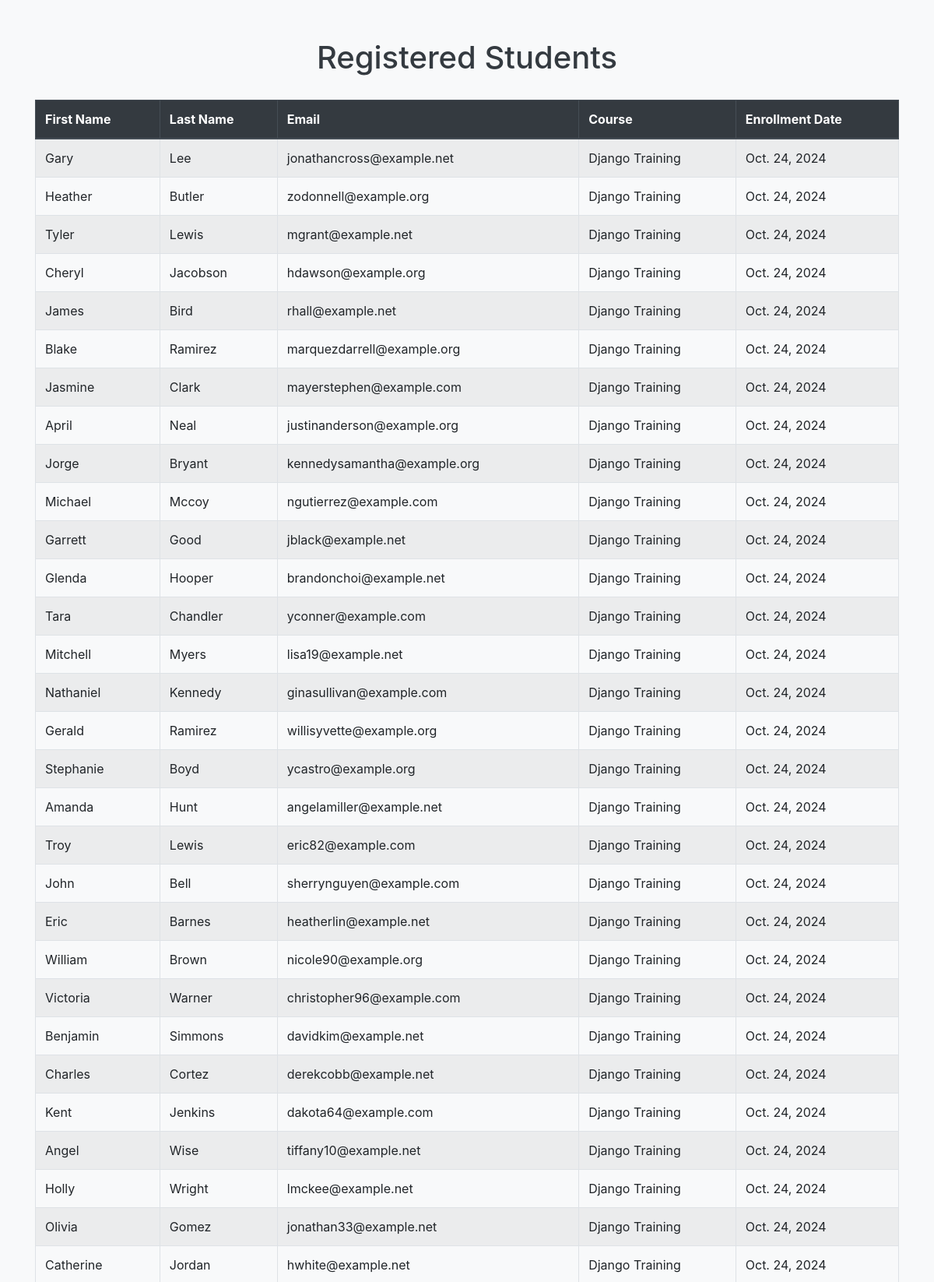
The app's page /Student_table/ (upper part) with its own data.
### carrerbridge_django_app1/models.py (models this page shows)
class Student(models.Model):
    first_name=models.CharField(max_length=30)
    last_name=models.CharField(max_length=30)
    email=models.EmailField(unique=True)
    course_name=models.CharField(default="Django Training",max_length=50)
    enrollment_date=models.DateField(auto_now_add=True)

### carrerbridge_django_app1/views.py (the view)
# urls.py: path('Student_table/',views.student_table,name='Student_table'),
def student_table(request):
    student=Student.objects.all()
    return render(request,'carrerbridge_django_app1/student_table.html',{'students':student})

### templates/carrerbridge_django_app1/student_table.html (shortened to what this page needs)
<!doctype html>
<html lang="en">
  <head>
    <link rel="stylesheet" href="https://cdn.jsdelivr.net/npm/bootstrap@4.6.2/dist/css/bootstrap.min.css">
  </head>
  <body>
  <div class="container">
      <h1>Registered Students</h1>
      <table class="table table-bordered table-hover table-striped">
        <thead class="thead-dark">
            <tr>
               <th scope="col">First Name</th>
               <th scope="col">Last Name</th>
               <th scope="col">Email</th>
               <th scope="col">Course</th>
               <th scope="col">Enrollment Date</th>
            </tr>
        </thead>
        <tbody>
            {% for student in students %}
             <tr>
                 <td>{{ student.first_name}}</td>
                 <td>{{ student.last_name}}</td>
                 <td>{{ student.email}}</td>
                 <td>{{ student.course_name}}</td>
                 <td>{{ student.enrollment_date}}</td>
             </tr>
             {% empty %}
             <tr>
                 <td colspan="5" class="text-center"> No students registered yet.</td>
             </tr>
             {% endfor %}
        </tbody>
      </table>
  </div>
  </body>
</html>

### templates/carrerbridge_django_app1/student_table.html (style rules this page uses)
body { background-color:#f8f9fa; }
.container { margin-top:50px; }
h1 { text-align: center; margin-bottom:30px; color: #343a40; }

### records on screen
Student: first_name "Gary", last_name "Lee", email "jonathancross@example.net", course_name "Django Training", enrollment_date "Oct. 24, 2024"
Student: first_name "Heather", last_name "Butler", email "zodonnell@example.org", course_name "Django Training", enrollment_date "Oct. 24, 2024"
Student: first_name "Tyler", last_name "Lewis", email "mgrant@example.net", course_name "Django Training", enrollment_date "Oct. 24, 2024"
Student: first_name "Cheryl", last_name "Jacobson", email "hdawson@example.org", course_name "Django Training", enrollment_date "Oct. 24, 2024"
Student: first_name "James", last_name "Bird", email "rhall@example.net", course_name "Django Training", enrollment_date "Oct. 24, 2024"
Student: first_name "Blake", last_name "Ramirez", email "marquezdarrell@example.org", course_name "Django Training", enrollment_date "Oct. 24, 2024"
Student: first_name "Jasmine", last_name "Clark", email "mayerstephen@example.com", course_name "Django Training", enrollment_date "Oct. 24, 2024"
Student: first_name "April", last_name "Neal", email "justinanderson@example.org", course_name "Django Training", enrollment_date "Oct. 24, 2024"
Student: first_name "Jorge", last_name "Bryant", email "kennedysamantha@example.org", course_name "Django Training", enrollment_date "Oct. 24, 2024"
Student: first_name "Michael", last_name "Mccoy", email "ngutierrez@example.com", course_name "Django Training", enrollment_date "Oct. 24, 2024"
Student: first_name "Garrett", last_name "Good", email "jblack@example.net", course_name "Django Training", enrollment_date "Oct. 24, 2024"
Student: first_name "Glenda", last_name "Hooper", email "brandonchoi@example.net", course_name "Django Training", enrollment_date "Oct. 24, 2024"
Student: first_name "Tara", last_name "Chandler", email "yconner@example.com", course_name "Django Training", enrollment_date "Oct. 24, 2024"
Student: first_name "Mitchell", last_name "Myers", email "lisa19@example.net", course_name "Django Training", enrollment_date "Oct. 24, 2024"
Student: first_name "Nathaniel", last_name "Kennedy", email "ginasullivan@example.com", course_name "Django Training", enrollment_date "Oct. 24, 2024"
Student: first_name "Gerald", last_name "Ramirez", email "willisyvette@example.org", course_name "Django Training", enrollment_date "Oct. 24, 2024"
Student: first_name "Stephanie", last_name "Boyd", email "ycastro@example.org", course_name "Django Training", enrollment_date "Oct. 24, 2024"
Student: first_name "Amanda", last_name "Hunt", email "angelamiller@example.net", course_name "Django Training", enrollment_date "Oct. 24, 2024"
Student: first_name "Troy", last_name "Lewis", email "eric82@example.com", course_name "Django Training", enrollment_date "Oct. 24, 2024"
Student: first_name "John", last_name "Bell", email "sherrynguyen@example.com", course_name "Django Training", enrollment_date "Oct. 24, 2024"
Student: first_name "Eric", last_name "Barnes", email "heatherlin@example.net", course_name "Django Training", enrollment_date "Oct. 24, 2024"
Student: first_name "William", last_name "Brown", email "nicole90@example.org", course_name "Django Training", enrollment_date "Oct. 24, 2024"
Student: first_name "Victoria", last_name "Warner", email "christopher96@example.com", course_name "Django Training", enrollment_date "Oct. 24, 2024"
Student: first_name "Benjamin", last_name "Simmons", email "davidkim@example.net", course_name "Django Training", enrollment_date "Oct. 24, 2024"
Student: first_name "Charles", last_name "Cortez", email "derekcobb@example.net", course_name "Django Training", enrollment_date "Oct. 24, 2024"
Student: first_name "Kent", last_name "Jenkins", email "dakota64@example.com", course_name "Django Training", enrollment_date "Oct. 24, 2024"
Student: first_name "Angel", last_name "Wise", email "tiffany10@example.net", course_name "Django Training", enrollment_date "Oct. 24, 2024"
Student: first_name "Holly", last_name "Wright", email "lmckee@example.net", course_name "Django Training", enrollment_date "Oct. 24, 2024"
Student: first_name "Olivia", last_name "Gomez", email "jonathan33@example.net", course_name "Django Training", enrollment_date "Oct. 24, 2024"
Student: first_name "Catherine", last_name "Jordan", email "hwhite@example.net", course_name "Django Training", enrollment_date "Oct. 24, 2024"
